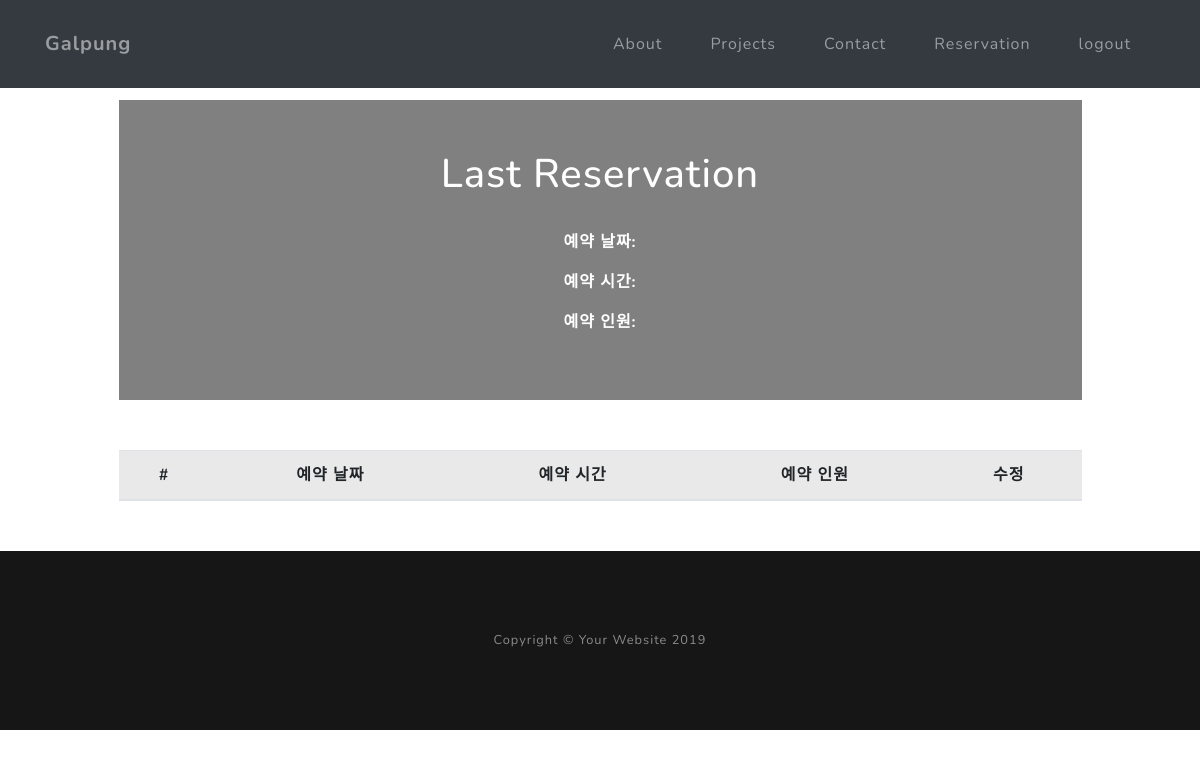
The app's page /reserv/check/ (signed in), older data.
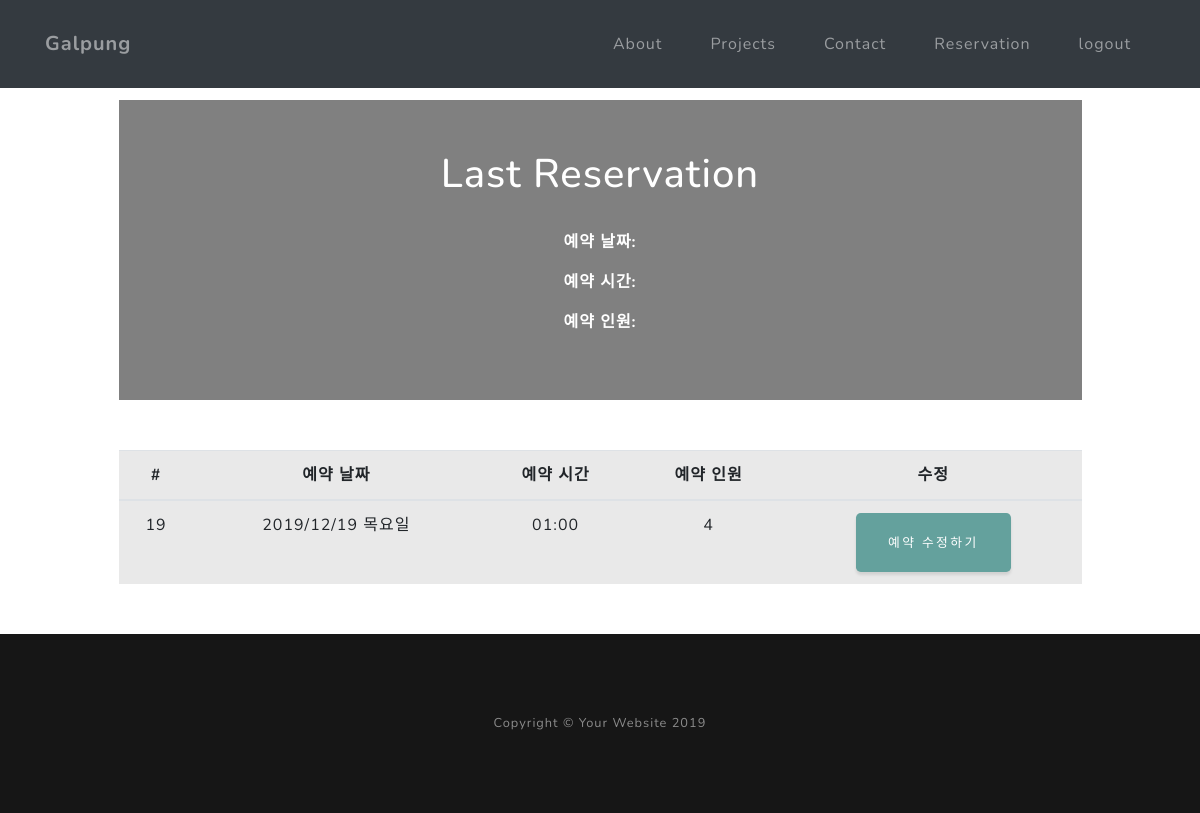
The same page, newer data.
### reserv/models.py (models this page shows)
class Reservation(models.Model) :
    create_time = models.DateTimeField(auto_now=True)
    reservation_time = models.DateTimeField()
    people = models.IntegerField()
    isCheck = models.BooleanField(default=False)

### reserv/views.py (the view)
# urls.py: path("check/", views.reserv_check, name="reserv_check"),
def reserv_check(request) :
    user = get_object_or_404(User, idName = request.session.get('userid'))
    relates = Relate_reserv.objects.filter(user=user).order_by()
    list_relate = []
    for relate in relates :
        if relate.reservate.reservation_time > timezone.now() :
            list_relate.append(relate.reservate)
    context = {"reservation" : list_relate, "user" : user}
    return render(request, "reserv/reservation_check.html", context)

### reserv/templates/reserv/reservation_check.html (shortened to what this page needs)
{% extends 'main/layout.html' %}
{% load static %}
{% block header %}
<div class="container">
  <form class="align-center" action="{% url 'sign' %}" method="POST">
    <div style="background: gray; margin: auto; position: relative; height: 300px; width: 963px;">
      <div class="col-lg-12 text-center"
        style="color :white; position: absolute; top: 50%; transform: translateY(-50%);">
        <h1>Last Reservation</h1></br>
        <p><strong>예약 날짜: </strong>{{reservation.1.reservation_time|date:"Y/m/d D"}}</p>
        <p><strong>예약 시간: </strong>{{reservation.1.reservation_time|date:"H:i"}}</p>
        <p><strong>예약 인원: </strong>{{reservation.1.people}}</p>
      </div>
    </div>
  </form>
  <div style="margin-top: 50px; margin-bottom: 50px;">
    <div>
      <table id="fresh-table" class="table"
        style="width: 963px; text-align: center; background: #e9e9e9; border: 4; border-color: black; margin: auto;">
        <thead>
          <th data-field="id">#</th>
          <th data-field="name">예약 날짜</th>
          <th data-field="salary">예약 시간</th>
          <th data-field="country">예약 인원</th>
          <th data-field="">수정</th>
        </thead>
        <tbody>
          {% for reserv in reservation %}
          <tr>
            <td>{{reserv.pk}}</td>
            <td>{{reserv.reservation_time|date:"Y/m/d D"}}</td>
            <td>{{reserv.reservation_time|date:"H:i"}}</td>
            <td>{{reserv.people}}</td>
            <td>
              <form action="{% url 'reserv_modify' reserv.pk %}">
                <button class="btn btn-primary btn-lg" type="submit">예약 수정하기</button>
              </form>
            </td>
          </tr>
          {% endfor %}
        </tbody>
      </table>
    </div>
  </div>
</div>
{% endblock %}

Row changes from the older to the newer data that the page shows:
added Reservation: pk "19", reservation_time "2019/12/19 목요일", reservation_time "01:00", people "4"
